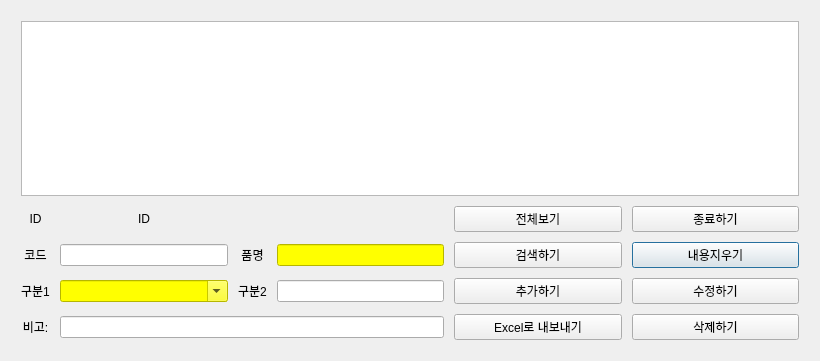
<?xml version="1.0" encoding="UTF-8"?>
<ui version="4.0">
 <class>SalesItemDialog</class>
 <widget class="QDialog" name="SalesItemDialog">
  <property name="geometry">
   <rect>
    <x>0</x>
    <y>0</y>
    <width>820</width>
    <height>361</height>
   </rect>
  </property>
  <property name="sizePolicy">
   <sizepolicy hsizetype="Expanding" vsizetype="Expanding">
    <horstretch>0</horstretch>
    <verstretch>1</verstretch>
   </sizepolicy>
  </property>
  <property name="windowTitle">
   <string>매출품목정보</string>
  </property>
  <layout class="QGridLayout" name="gridLayout_2">
   <item row="0" column="0">
    <layout class="QGridLayout" name="gridLayout">
     <property name="leftMargin">
      <number>10</number>
     </property>
     <property name="topMargin">
      <number>10</number>
     </property>
     <property name="rightMargin">
      <number>10</number>
     </property>
     <property name="bottomMargin">
      <number>10</number>
     </property>
     <property name="spacing">
      <number>10</number>
     </property>
     <item row="3" column="2">
      <widget class="QLabel" name="label_4">
       <property name="sizePolicy">
        <sizepolicy hsizetype="Preferred" vsizetype="Fixed">
         <horstretch>0</horstretch>
         <verstretch>0</verstretch>
        </sizepolicy>
       </property>
       <property name="text">
        <string>구분2</string>
       </property>
       <property name="alignment">
        <set>Qt::AlignCenter</set>
       </property>
      </widget>
     </item>
     <item row="2" column="5">
      <widget class="QPushButton" name="pb_salesitem_clear">
       <property name="sizePolicy">
        <sizepolicy hsizetype="Expanding" vsizetype="Fixed">
         <horstretch>0</horstretch>
         <verstretch>0</verstretch>
        </sizepolicy>
       </property>
       <property name="text">
        <string>내용지우기</string>
       </property>
      </widget>
     </item>
     <item row="3" column="0">
      <widget class="QLabel" name="label_3">
       <property name="sizePolicy">
        <sizepolicy hsizetype="Preferred" vsizetype="Fixed">
         <horstretch>0</horstretch>
         <verstretch>0</verstretch>
        </sizepolicy>
       </property>
       <property name="text">
        <string>구분1</string>
       </property>
       <property name="alignment">
        <set>Qt::AlignCenter</set>
       </property>
      </widget>
     </item>
     <item row="3" column="4">
      <widget class="QPushButton" name="pb_salesitem_insert">
       <property name="sizePolicy">
        <sizepolicy hsizetype="Expanding" vsizetype="Fixed">
         <horstretch>0</horstretch>
         <verstretch>0</verstretch>
        </sizepolicy>
       </property>
       <property name="text">
        <string>추가하기</string>
       </property>
      </widget>
     </item>
     <item row="1" column="4">
      <widget class="QPushButton" name="pb_salesitem_show">
       <property name="sizePolicy">
        <sizepolicy hsizetype="Expanding" vsizetype="Fixed">
         <horstretch>0</horstretch>
         <verstretch>0</verstretch>
        </sizepolicy>
       </property>
       <property name="text">
        <string>전체보기</string>
       </property>
      </widget>
     </item>
     <item row="2" column="0">
      <widget class="QLabel" name="label">
       <property name="sizePolicy">
        <sizepolicy hsizetype="Preferred" vsizetype="Fixed">
         <horstretch>0</horstretch>
         <verstretch>0</verstretch>
        </sizepolicy>
       </property>
       <property name="text">
        <string>코드</string>
       </property>
       <property name="alignment">
        <set>Qt::AlignCenter</set>
       </property>
      </widget>
     </item>
     <item row="4" column="5">
      <widget class="QPushButton" name="pb_salesitem_delete">
       <property name="sizePolicy">
        <sizepolicy hsizetype="Expanding" vsizetype="Fixed">
         <horstretch>0</horstretch>
         <verstretch>0</verstretch>
        </sizepolicy>
       </property>
       <property name="text">
        <string>삭제하기</string>
       </property>
      </widget>
     </item>
     <item row="4" column="1" colspan="3">
      <widget class="QLineEdit" name="entry_salesitem_remark">
       <property name="sizePolicy">
        <sizepolicy hsizetype="Expanding" vsizetype="Fixed">
         <horstretch>0</horstretch>
         <verstretch>0</verstretch>
        </sizepolicy>
       </property>
      </widget>
     </item>
     <item row="2" column="3">
      <widget class="QLineEdit" name="entry_salesitem_name">
       <property name="sizePolicy">
        <sizepolicy hsizetype="Expanding" vsizetype="Fixed">
         <horstretch>0</horstretch>
         <verstretch>0</verstretch>
        </sizepolicy>
       </property>
       <property name="styleSheet">
        <string notr="true">background-color: rgb(255, 255, 0);</string>
       </property>
       <property name="alignment">
        <set>Qt::AlignCenter</set>
       </property>
      </widget>
     </item>
     <item row="3" column="5">
      <widget class="QPushButton" name="pb_salesitem_update">
       <property name="sizePolicy">
        <sizepolicy hsizetype="Expanding" vsizetype="Fixed">
         <horstretch>0</horstretch>
         <verstretch>0</verstretch>
        </sizepolicy>
       </property>
       <property name="text">
        <string>수정하기</string>
       </property>
      </widget>
     </item>
     <item row="1" column="1">
      <widget class="QLabel" name="lbl_salesitem_id">
       <property name="sizePolicy">
        <sizepolicy hsizetype="Preferred" vsizetype="Fixed">
         <horstretch>0</horstretch>
         <verstretch>0</verstretch>
        </sizepolicy>
       </property>
       <property name="text">
        <string>ID</string>
       </property>
       <property name="alignment">
        <set>Qt::AlignCenter</set>
       </property>
      </widget>
     </item>
     <item row="2" column="4">
      <widget class="QPushButton" name="pb_salesitem_search">
       <property name="sizePolicy">
        <sizepolicy hsizetype="Expanding" vsizetype="Fixed">
         <horstretch>0</horstretch>
         <verstretch>0</verstretch>
        </sizepolicy>
       </property>
       <property name="text">
        <string>검색하기</string>
       </property>
      </widget>
     </item>
     <item row="2" column="1">
      <widget class="QLineEdit" name="entry_salesitem_code">
       <property name="sizePolicy">
        <sizepolicy hsizetype="Expanding" vsizetype="Fixed">
         <horstretch>0</horstretch>
         <verstretch>0</verstretch>
        </sizepolicy>
       </property>
       <property name="alignment">
        <set>Qt::AlignCenter</set>
       </property>
      </widget>
     </item>
     <item row="1" column="5">
      <widget class="QPushButton" name="pb_salesitem_close">
       <property name="sizePolicy">
        <sizepolicy hsizetype="Expanding" vsizetype="Fixed">
         <horstretch>0</horstretch>
         <verstretch>0</verstretch>
        </sizepolicy>
       </property>
       <property name="text">
        <string>종료하기</string>
       </property>
      </widget>
     </item>
     <item row="1" column="0">
      <widget class="QLabel" name="label_6">
       <property name="sizePolicy">
        <sizepolicy hsizetype="Preferred" vsizetype="Fixed">
         <horstretch>0</horstretch>
         <verstretch>0</verstretch>
        </sizepolicy>
       </property>
       <property name="text">
        <string>ID</string>
       </property>
       <property name="alignment">
        <set>Qt::AlignCenter</set>
       </property>
      </widget>
     </item>
     <item row="3" column="1">
      <widget class="QComboBox" name="cb_salesitem_class1">
       <property name="sizePolicy">
        <sizepolicy hsizetype="Expanding" vsizetype="Fixed">
         <horstretch>0</horstretch>
         <verstretch>0</verstretch>
        </sizepolicy>
       </property>
       <property name="styleSheet">
        <string notr="true">background-color: rgb(255, 255, 0);</string>
       </property>
       <property name="editable">
        <bool>true</bool>
       </property>
      </widget>
     </item>
     <item row="4" column="0">
      <widget class="QLabel" name="label_5">
       <property name="sizePolicy">
        <sizepolicy hsizetype="Preferred" vsizetype="Fixed">
         <horstretch>0</horstretch>
         <verstretch>0</verstretch>
        </sizepolicy>
       </property>
       <property name="text">
        <string>비고:</string>
       </property>
       <property name="alignment">
        <set>Qt::AlignCenter</set>
       </property>
      </widget>
     </item>
     <item row="3" column="3">
      <widget class="QLineEdit" name="entry_salesitem_class2">
       <property name="sizePolicy">
        <sizepolicy hsizetype="Expanding" vsizetype="Fixed">
         <horstretch>0</horstretch>
         <verstretch>0</verstretch>
        </sizepolicy>
       </property>
       <property name="alignment">
        <set>Qt::AlignCenter</set>
       </property>
      </widget>
     </item>
     <item row="2" column="2">
      <widget class="QLabel" name="label_2">
       <property name="sizePolicy">
        <sizepolicy hsizetype="Preferred" vsizetype="Fixed">
         <horstretch>0</horstretch>
         <verstretch>0</verstretch>
        </sizepolicy>
       </property>
       <property name="text">
        <string>품명</string>
       </property>
       <property name="alignment">
        <set>Qt::AlignCenter</set>
       </property>
      </widget>
     </item>
     <item row="4" column="4">
      <widget class="QPushButton" name="pb_salesitem_excel_export">
       <property name="sizePolicy">
        <sizepolicy hsizetype="Expanding" vsizetype="Fixed">
         <horstretch>0</horstretch>
         <verstretch>0</verstretch>
        </sizepolicy>
       </property>
       <property name="text">
        <string>Excel로 내보내기</string>
       </property>
      </widget>
     </item>
     <item row="0" column="0" colspan="6">
      <widget class="QTableView" name="tv_salesitem">
       <property name="sizePolicy">
        <sizepolicy hsizetype="Expanding" vsizetype="Expanding">
         <horstretch>0</horstretch>
         <verstretch>1</verstretch>
        </sizepolicy>
       </property>
      </widget>
     </item>
    </layout>
   </item>
  </layout>
 </widget>
 <resources/>
 <connections/>
</ui>
